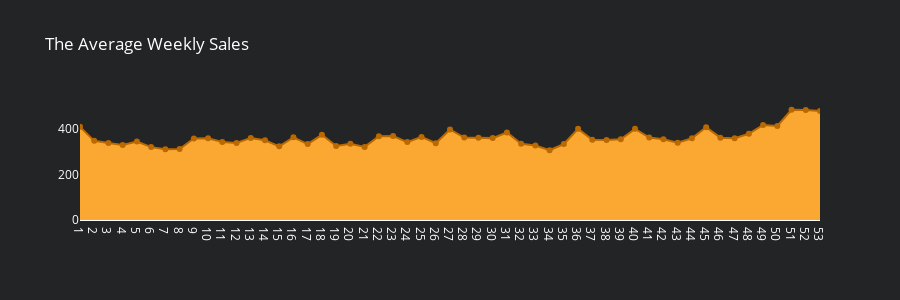

Notebook code cell kept with this figure:
### Markdown cell above
# The Average Weekly Sales

### Code cell
df_w_sa = df_train1.groupby('week').agg({"sales" : "mean"}).reset_index()
fig7 = go.Figure(data=[go.Scatter(x=df_w_sa['week'], y=df_w_sa['sales'], fill='tozeroy', fillcolor='#FAA831', line_color='#bA6800'
                                  ,mode='lines+markers')])


fig7.update_layout(title_text='The Average Weekly Sales',height=300,paper_bgcolor='#232425',plot_bgcolor='#232425',
                font=dict(
                size=12,
                color='white'))
fig7.update_yaxes(showgrid=False)
fig7.update_xaxes(showgrid=False,tickmode = 'array', tickvals=df_w_sa.week, ticktext=[i for i in range(1,53)])

### Figure 1 — Plotly figure (JSON) as saved in the notebook; plotly's stock layout.template omitted (floating-point values rounded to 4 significant figures)
{"data": [{"fill": "tozeroy", "fillcolor": "#FAA831", "line": {"color": "#bA6800"}, "mode": "lines+markers", "type": "scatter", "x": [1, 2, 3, 4, 5, 6, 7, 8, 9, 10, 11, 12, 13, 14, 15, 16, 17, 18, 19, 20, 21, 22, 23, 24, 25, 26, 27, 28, 29, 30, 31, 32, 33, 34, 35, 36, 37, 38, 39, 40, 41, 42, 43, 44, 45, 46, 47, 48, 49, 50, 51, 52, 53], "y": [409.1, 347.5, 338.1, 329.2, 344.2, 320.1, 310.4, 311.9, 358.2, 358.6, 343.0, 338.4, 360.5, 350.2, 323.5, 363.1, 333.5, 374.1, 324.7, 334.4, 321.1, 367.7, 368.6, 342.2, 364.8, 337.2, 397.5, 362.0, 361.4, 359.6, 384.2, 334.7, 327.5, 306.6, 333.6, 400.3, 352.6, 351.5, 354.2, 400.3, 362.2, 354.9, 339.6, 358.8, 407.3, 361.6, 358.7, 378.6, 417.3, 412.9, 484.2, 482.9, 478.2]}], "layout": {"font": {"color": "white", "size": 12}, "height": 300, "paper_bgcolor": "#232425", "plot_bgcolor": "#232425", "title": {"text": "The Average Weekly Sales"}, "xaxis": {"showgrid": false, "tickmode": "array", "ticktext": [1, 2, 3, 4, 5, 6, 7, 8, 9, 10, 11, 12, 13, 14, 15, 16, 17, 18, 19, 20, 21, 22, 23, 24, 25, 26, 27, 28, 29, 30, 31, 32, 33, 34, 35, 36, 37, 38, 39, 40, 41, 42, 43, 44, 45, 46, 47, 48, 49, 50, 51, 52], "tickvals": [1, 2, 3, 4, 5, 6, 7, 8, 9, 10, 11, 12, 13, 14, 15, 16, 17, 18, 19, 20, 21, 22, 23, 24, 25, 26, 27, 28, 29, 30, 31, 32, 33, 34, 35, 36, 37, 38, 39, 40, 41, 42, 43, 44, 45, 46, 47, 48, 49, 50, 51, 52, 53]}, "yaxis": {"showgrid": false}}}
